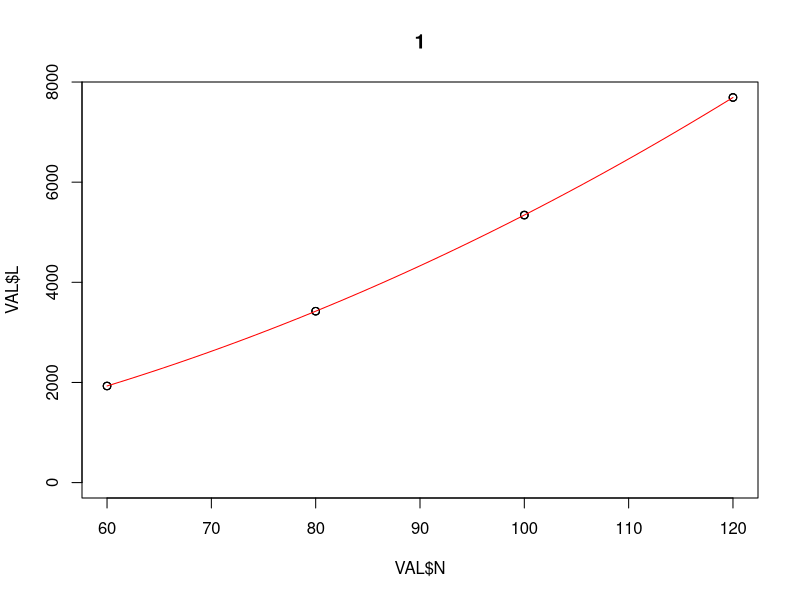
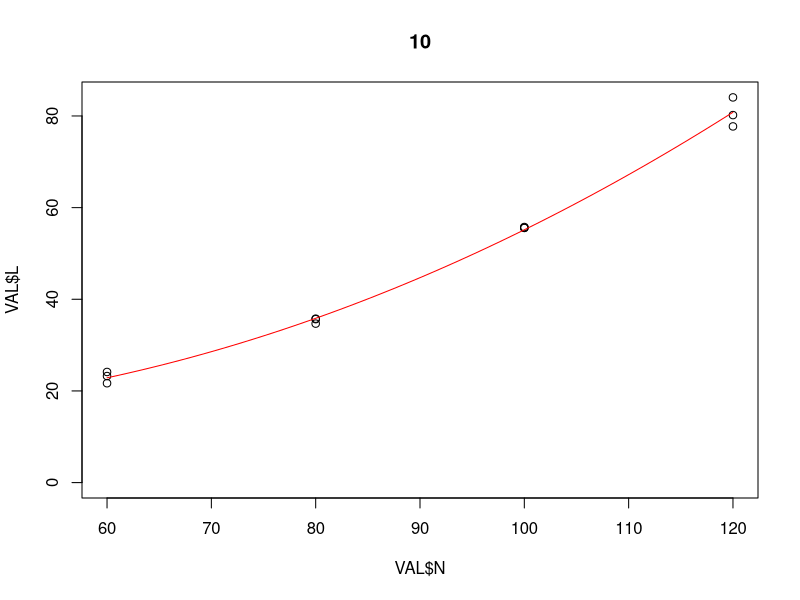
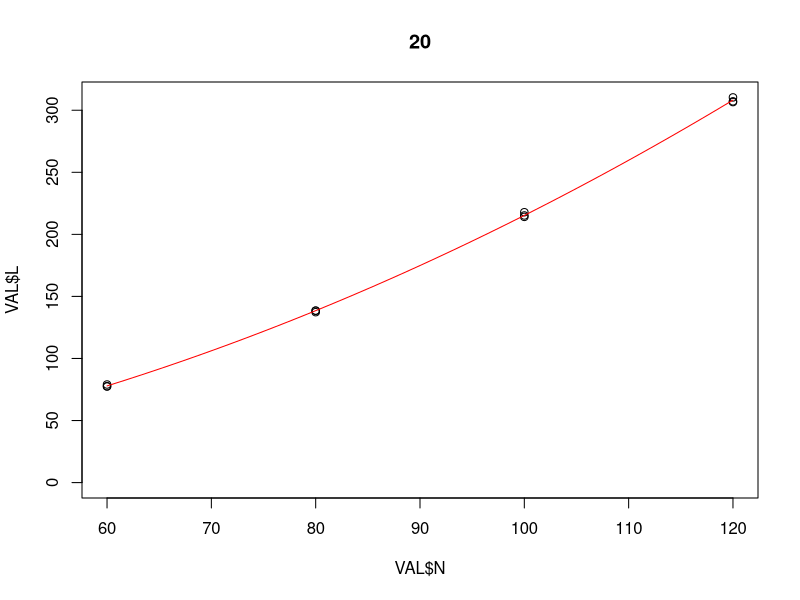
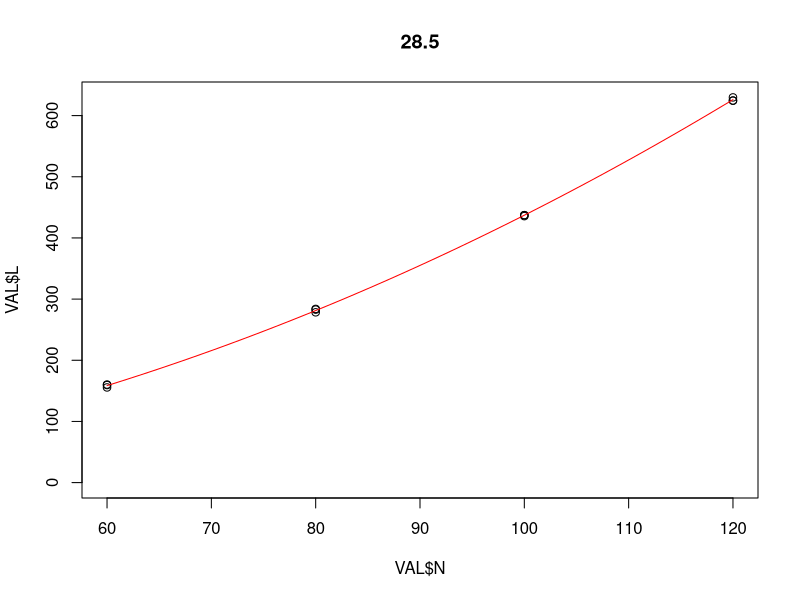
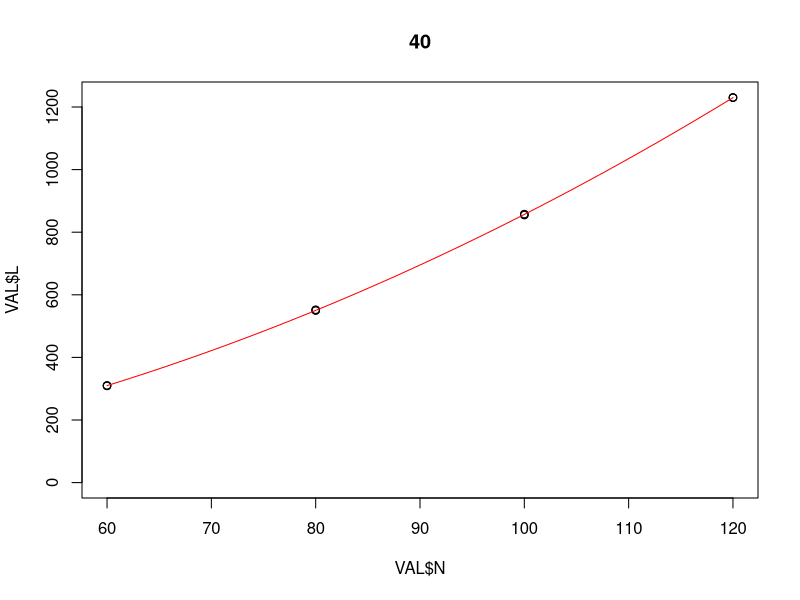
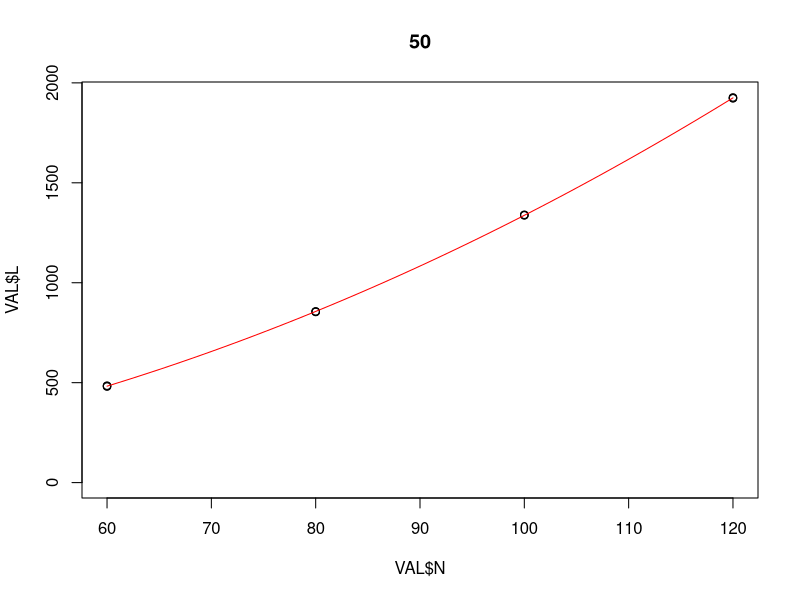
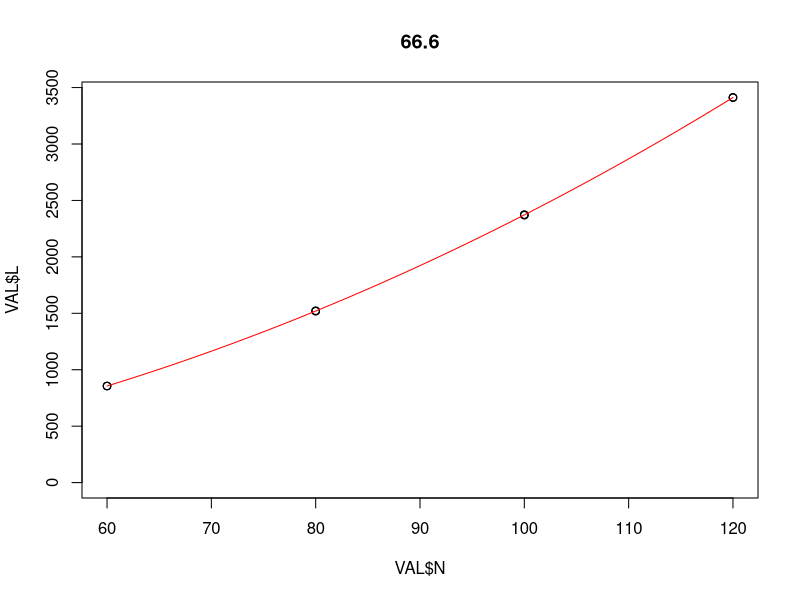
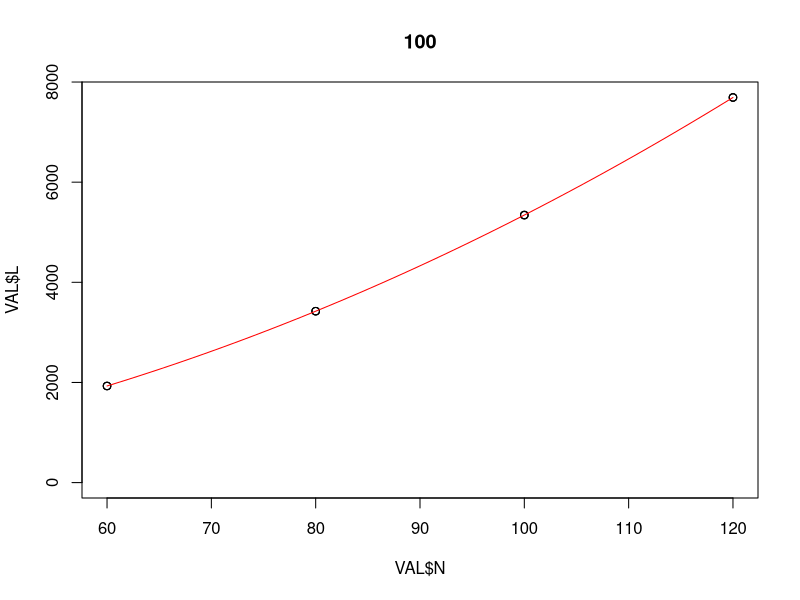

Here is the R script that generated these plots, in order:
#--------- AUTRE MODELE   -------------------------------------------------------------------------------


# Définition des modèles


modR2<-function(F, N) {
  y<-(0.04*N^2+1) * F^2 + (0.001*N^2-10) *F  + (0.02*N^2 + 1)
  return(y/facteurR)
}


modL2<-function(F, N) {
  y<-(0.08*N^2+1) * F^2 + (0.001*N^2+1) *F  + (0.02*N^2 + 1)
  return(y/facteurL)
}

# Déclarations de variables


inductances2<-c()
resistances2<-c()
frequencies<-c(10,20,28.5,40,50,66.6,100)
nTypes<-c(60, 80, 100, 120)

colr<-c("blue", "red", "green", "orange")

facteurR<-1500
facteurL<-1500
echs<-c(rep(rep(1,7), 4),rep(rep(2, 7),4), rep(rep(3, 7),4))
F<-c(rep(frequencies,12))
N1<-c(rep(nTypes[1],7), rep(nTypes[2],7), rep(nTypes[3],7), rep(nTypes[4],7))
N<-rep(N1, 3)

n<-seq(60, 120, by=1)

# Génération des résistances et inductances


L<-round(modL2(F,N) + (rnorm(84)+1)*2 , 2)
R<-round(modR2(F,N) + (rnorm(84)+1)*2 , 2)

data<-data.frame(echs, N, F, R, L)


VAL=data[data$F == 100, ]
mod <- lm(VAL$L~VAL$N+I(VAL$N^2), data=VAL)
print(summary(mod))
#titre<-paste("Inductance / Fréquence - N=", as.character(n), "pour éch:", as.character(e))
Lest2N<-function(N){mod$coefficients[1]  + mod$coefficients[2] * N +   mod$coefficients[3] * N^2}
plot(VAL$N, VAL$L, main="1", ylim=c(0, max(VAL$L)))
lines(n, Lest2N(n), col="red")


for(f in frequencies){
VAL=data[data$F == f, ]
mod <- lm(VAL$L~VAL$N+I(VAL$N^2), data=VAL)
print(summary(mod))
#titre<-paste("Inductance / Fréquence - N=", as.character(n), "pour éch:", as.character(e))
Lest2N<-function(N){mod$coefficients[1]  + mod$coefficients[2] * N +   mod$coefficients[3] * N^2}
plot(VAL$N, VAL$L, main=as.character(f),ylim=c(0, max(VAL$L)))
lines(n, Lest2N(n), col="red")

}



